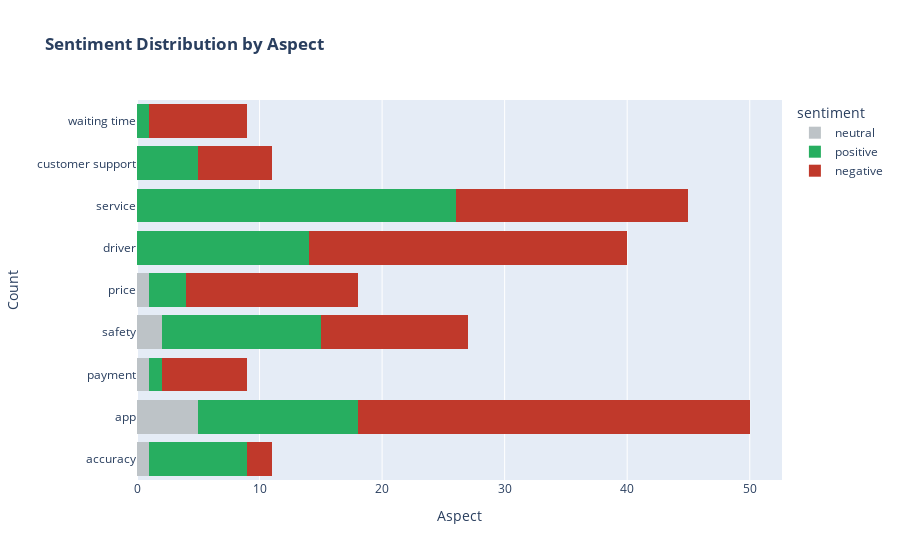

Notebook code for this chart:
### Markdown cell above
#### Aspect

### Code cell
aspect_data = []
for _, row in final.iterrows():
    for aspect, sentiment in row['aspect_analysis'].items():
        aspect_data.append({'aspect': aspect, 'sentiment': sentiment})
aspect_df = pd.DataFrame(aspect_data)

fig4 = px.histogram(aspect_df, y='aspect', color='sentiment',
                   title='<b>Sentiment Distribution by Aspect</b>',
                   barmode='stack',
                   color_discrete_map={
                       'positive': '#27ae60',
                       'negative': '#c0392b',
                       'neutral': '#bdc3c7'
                   })
fig4.update_layout(xaxis_title='Aspect', yaxis_title='Count')

### Figure 1 — Plotly figure (JSON) as saved in the notebook; plotly's stock layout.template omitted (floating-point values rounded to 4 significant figures)
{"data": [{"bingroup": "y", "hovertemplate": "sentiment=neutral<br>count=%{x}<br>aspect=%{y}<extra></extra>", "legendgroup": "neutral", "marker": {"color": "#bdc3c7", "pattern": {"shape": ""}}, "name": "neutral", "orientation": "h", "showlegend": true, "type": "histogram", "xaxis": "x", "y": ["accuracy", "app", "payment", "app", "safety", "app", "app", "safety", "price", "app"], "yaxis": "y"}, {"bingroup": "y", "hovertemplate": "sentiment=positive<br>count=%{x}<br>aspect=%{y}<extra></extra>", "legendgroup": "positive", "marker": {"color": "#27ae60", "pattern": {"shape": ""}}, "name": "positive", "orientation": "h", "showlegend": true, "type": "histogram", "xaxis": "x", "y": ["driver", "driver", "app", "payment", "safety", "service", "driver", "app", "driver", "safety", "app", "price", "service", "driver", "app", "service", "safety", "service", "driver", "app", "safety", "driver", "service", "safety", "service", "customer support", "service", "service", "app", "service", "driver", "service", "customer support", "customer support", "accuracy", "service", "accuracy", "service", "customer support", "service", "service", "service", "accuracy", "app", "app", "app", "app", "driver", "service", "safety", "accuracy", "driver", "service", "safety", "service", "accuracy", "driver", "accuracy", "service", "safety", "accuracy", "safety", "app", "safety", "price", "service", "waiting time", "price", "service", "service", "customer support", "driver", "safety", "service", "safety", "service", "accuracy", "driver", "safety", "driver", "service", "app", "service", "app"], "yaxis": "y"}, {"bingroup": "y", "hovertemplate": "sentiment=negative<br>count=%{x}<br>aspect=%{y}<extra></extra>", "legendgroup": "negative", "marker": {"color": "#c0392b", "pattern": {"shape": ""}}, "name": "negative", "orientation": "h", "showlegend": true, "type": "histogram", "xaxis": "x", "y": ["service", "app", "app", "safety", "service", "driver", "safety", "price", "service", "price", "driver", "price", "app", "service", "app", "app", "driver", "app", "driver", "app", "driver", "safety", "price", "app", "app", "driver", "driver", "waiting time", "app", "driver", "safety", "payment", "app", "app", "driver", "service", "app", "app", "customer support", "price", "app", "price", "service", "waiting time", "safety", "driver", "driver", "waiting time", "driver", "driver", "app", "driver", "driver", "customer support", "waiting time", "service", "app", "price", "app", "service", "driver", "app", "app", "safety", "driver", "customer support", "app", "service", "waiting time", "service", "app", "app", "safety", "driver", "service", "payment", "customer support", "driver", "driver", "payment", "app", "price", "service", "price", "app", "app", "service", "app", "price", "customer support", "service", "app", "price", "waiting time", "price", "payment", "service", "safety", "driver", "accuracy", "safety", "driver", "safety", "service", "accuracy", "payment", "service", "price", "driver", "customer support", "safety", "safety", "payment", "service", "app", "app", "waiting time", "price", "driver", "app", "driver", "waiting time", "app", "driver", "service", "payment"], "yaxis": "y"}], "layout": {"barmode": "stack", "legend": {"title": {"text": "sentiment"}, "tracegroupgap": 0}, "title": {"text": "<b>Sentiment Distribution by Aspect</b>"}, "xaxis": {"anchor": "y", "domain": [0, 1], "title": {"text": "Aspect"}}, "yaxis": {"anchor": "x", "domain": [0, 1], "title": {"text": "Count"}}}}
